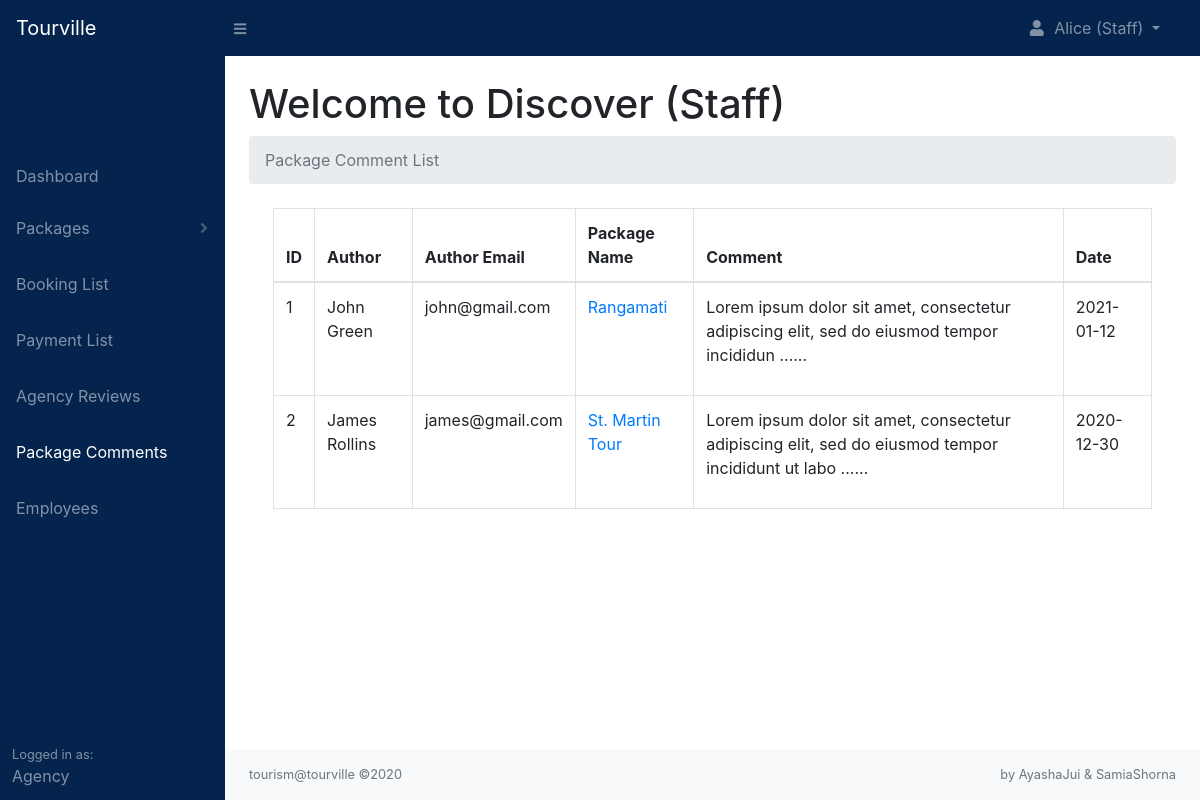
The page /agency/comments.php (signed in) on the database its author committed.
### tables this page shows
CREATE TABLE `comments` (
  `comment_id` int(11) NOT NULL,
  `tourist_id` int(11) NOT NULL,
  `package_id` int(11) NOT NULL,
  `agency_id` int(11) NOT NULL,
  `content` text NOT NULL,
  `comment_status` varchar(255) NOT NULL,
  `comment_date` date NOT NULL
);

CREATE TABLE `tourists` (
  `tourist_id` int(11) NOT NULL,
  `tourist_stripe` varchar(255) NOT NULL,
  `tourist_username` varchar(255) NOT NULL,
  `tourist_firstname` varchar(255) NOT NULL,
  `tourist_lastname` varchar(255) NOT NULL,
  `tourist_email` varchar(255) NOT NULL,
  `tourist_password` varchar(255) NOT NULL,
  `profile_image` text NOT NULL,
  `tourist_contact` varchar(255) NOT NULL,
  `tourist_address` varchar(255) NOT NULL,
  `tourist_status` varchar(255) NOT NULL,
  `date` date NOT NULL
);

CREATE TABLE `packages` (
  `package_id` int(11) NOT NULL,
  `agency_id` int(11) NOT NULL,
  `package_name` varchar(255) NOT NULL,
  `location` varchar(255) NOT NULL,
  `country` varchar(255) NOT NULL,
  `place_details` text NOT NULL,
  `place_images` text NOT NULL,
  `num_days` int(11) NOT NULL,
  `num_nights` int(11) NOT NULL,
  `budget_price` int(11) NOT NULL,
  `comfort_price` int(11) NOT NULL,
  `lux_price` int(11) NOT NULL,
  `budget_details` varchar(255) NOT NULL,
  `comfort_details` varchar(255) NOT NULL,
  `lux_details` varchar(255) NOT NULL,
  `booking_percentage` int(11) NOT NULL,
  `min_people` int(11) NOT NULL,
  `includes` text NOT NULL,
  `excludes` text NOT NULL,
  `optional` text NOT NULL,
  `itinerary` text NOT NULL,
  `package_status` varchar(255) NOT NULL,
  `package_date` date NOT NULL
);

### includes/functions.php (called while the page is built, shortened)
<?php
    function readPackage($package_id){
        include 'db.php';
        $stmt = $pdo->prepare('SELECT * FROM packages WHERE package_id = :package_id');
        $stmt->execute([':package_id' => $package_id]);
        $package = $stmt->fetch(PDO::FETCH_ASSOC);
        return $package;
    }
    function readTourist($tourist_id){
        include 'db.php';
        $stmt = $pdo->prepare('SELECT * FROM tourists WHERE tourist_id = :tourist_id');
        $stmt->execute([':tourist_id' => $tourist_id]);
        $tourist = $stmt->fetch(PDO::FETCH_ASSOC);
        return $tourist;
    }
?>

### agency/comments.php (the view, shortened to what this page needs)
<?php
    include '../includes/db.php';
    include '../includes/functions.php';
    include 'layouts/agency_header.php';
    include 'layouts/agency_navbar.php';
    if(isset($_SESSION['agency_id'])){
        $agency_id = $_SESSION['agency_id'];
        $stmt = $pdo->prepare('SELECT * FROM comments WHERE agency_id = :agency_id AND comment_status = :comment_status ORDER BY comment_id DESC');
        $stmt->execute([':agency_id'        => $agency_id,
                        ':comment_status'   => 'published']);
        $comments = [];
        while($row = $stmt->fetch(PDO::FETCH_ASSOC)){
            $comments[] = $row;
        }
    }
?>
<head>
    <link rel="stylesheet" href="../css/agency.php">
</head>
<div id="layoutSidenav">
    <?php
        include 'layouts/agency_sidenav.php';
    ?>
    <div id="layoutSidenav_content">
        <main>
            <div class="container-fluid">
                <h1 class="mt-4">Welcome to
                <?php
                    if(isset($_SESSION['employee_id'])){
                        echo ucwords($_SESSION['agency_name']) ." (". ucwords($_SESSION['role']) .")";
                    }elseif($_SESSION['agency_id']){
                        echo ucwords($_SESSION['agency_name']) ." (Owner)";
                    }
                ?>
                </h1>
                <ol class="breadcrumb mb-4">
                    <li class="breadcrumb-item active">Package Comment List</li>
                </ol>
                <div class="container-fluid mt-3">
                <?php
                    if(empty($comments)){
                        echo '<h1 class="text-center pt-4">No Comment Found</h1>';
                    }else{
                ?>
                    <table class="table table-hover table-bordered">
                        <thead>
                            <tr>
                                <th>ID</th>
                                <th>Author</th>
                                <th>Author Email</th>
                                <th>Package Name</th>
                                <th>Comment</th>
                                <th>Date</th>
                            </tr>
                        </thead>
                        <tbody>
                        <?php
                        $i = 1;
                            foreach($comments as $comment){
                                echo '<tr>';
                                    echo '<td>'. $i++ .'</td>';
                                    $tourist = readTourist($comment['tourist_id']);
                                    echo '<td>'. ucwords($tourist['tourist_firstname']) .' '. ucwords($tourist['tourist_lastname']) .'</td>';
                                    echo '<td>'. $tourist['tourist_email'] .'</td>';
                                    $package = readPackage($comment['package_id']);
                                    echo '<td><a href="../package.php?package_id='. $comment['package_id'] .'">'. $package['package_name'] .'</a></td>';
                                    echo '<td>'. substr($comment['content'], 0, 100) .' ......</td>';
                                    echo '<td>'. $comment['comment_date'] .'</td>';
                                echo '</tr>';
                            }
                        ?>
                        </tbody>
                    </table>
                <?php
                    }
                ?>
                </div>
            </div>
        </main>
        <footer class="py-3 bg-light mt-auto">
            <div class="container-fluid">
                <div class="d-flex align-items-center justify-content-between small">
                    <div class="text-muted">tourism@tourville &copy;2020</div>
                    <div class="text-muted">by AyashaJui & SamiaShorna</div>
                </div>
            </div>
        </footer>
    </div>
</div>
<?php
    include 'layouts/agency_footer.php';
?>

### rows shown on the page
comments: tourist.tourist_firstname "John", tourist.tourist_lastname "Green", tourist.tourist_email "john@gmail.com", package.package_name "Rangamati", content "Lorem ipsum dolor sit amet, consectetur adipiscing elit, sed do eiusmod tempor incididun", comment_date "2021-01-12"
comments: tourist.tourist_firstname "James", tourist.tourist_lastname "Rollins", tourist.tourist_email "james@gmail.com", package.package_name "St. Martin Tour", content "Lorem ipsum dolor sit amet, consectetur adipiscing elit, sed do eiusmod tempor incididunt ut labo", comment_date "2020-12-30"

### other values the page prints
$_SESSION['employee_firstname'] "Alice"
$_SESSION['role'] "Staff"
$_SESSION['agency_name'] "Discover"
